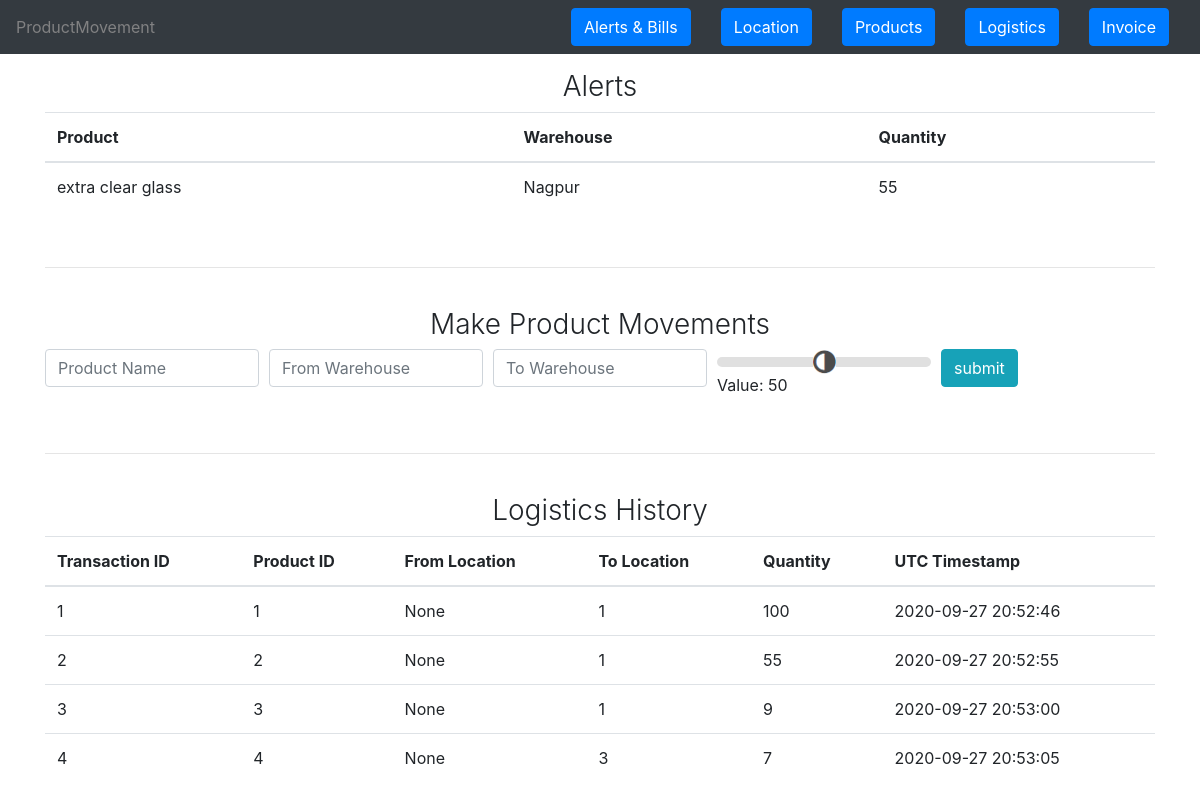
The app's page /movement with its own data.
### tables this page shows
CREATE TABLE products(prod_id INTEGER PRIMARY KEY AUTOINCREMENT,
                    prod_name TEXT UNIQUE NOT NULL,
                    prod_quantity INTEGER NOT NULL,
                    unallocated_quantity INTEGER);

CREATE TABLE location(loc_id INTEGER PRIMARY KEY AUTOINCREMENT,
                                 loc_name TEXT UNIQUE NOT NULL);

CREATE TABLE logistics(trans_id INTEGER PRIMARY KEY AUTOINCREMENT,
                                prod_id INTEGER NOT NULL,
                                from_loc_id INTEGER NULL,
                                to_loc_id INTEGER NULL,
                                prod_quantity INTEGER NOT NULL,
                                trans_time TIMESTAMP NOT NULL DEFAULT CURRENT_TIMESTAMP,
                                FOREIGN KEY(prod_id) REFERENCES products(prod_id),
                                FOREIGN KEY(from_loc_id) REFERENCES location(loc_id),
                                FOREIGN KEY(to_loc_id) REFERENCES location(loc_id));

### app.py (the view, shortened to what this page needs)
@app.route("/movement", methods=["POST", "GET"])
def movement():
    init_database()
    msg = None
    db = sqlite3.connect(DATABASE_NAME)
    cursor = db.cursor()
    cursor.execute("SELECT * FROM logistics")
    logistics_data = cursor.fetchall()
    cursor.execute("SELECT prod_id, prod_name, unallocated_quantity FROM products")
    products = cursor.fetchall()
    cursor.execute("SELECT loc_id, loc_name FROM location")
    locations = cursor.fetchall()
    log_summary = []
    for p_id in [x[0] for x in products]:
        cursor.execute("SELECT prod_name FROM products WHERE prod_id = ?", (p_id,))
        temp_prod_name = cursor.fetchone()
        for l_id in [x[0] for x in locations]:
            cursor.execute("SELECT loc_name FROM location WHERE loc_id = ?", (l_id,))
            temp_loc_name = cursor.fetchone()
            cursor.execute(
                """
            SELECT SUM(log.prod_quantity)
            FROM logistics log
            WHERE log.prod_id = ? AND log.to_loc_id = ?
            """,
                (p_id, l_id),
            )
            sum_to_loc = cursor.fetchone()
            cursor.execute(
                """
            SELECT SUM(log.prod_quantity)
            FROM logistics log
            WHERE log.prod_id = ? AND log.from_loc_id = ?
            """,
                (p_id, l_id),
            )
            sum_from_loc = cursor.fetchone()
            if sum_from_loc[0] is None:
                sum_from_loc = (0,)
            if sum_to_loc[0] is None:
                sum_to_loc = (0,)
            log_summary += [
                (temp_prod_name + temp_loc_name + (sum_to_loc[0] - sum_from_loc[0],))
            ]
    alloc_json = {}
    for row in log_summary:
        try:
            if row[1] in alloc_json[row[0]].keys():
                alloc_json[row[0]][row[1]] += row[2]
            else:
                alloc_json[row[0]][row[1]] = row[2]
        except (KeyError, TypeError):
            alloc_json[row[0]] = {}
            alloc_json[row[0]][row[1]] = row[2]
    alloc_json = json.dumps(alloc_json)
    return render(
        "movement.html",
        title="ProductMovement",
        link=link,
        trans_message=msg,
        products=products,
        locations=locations,
        allocated=alloc_json,
        logs=logistics_data,
        database=log_summary,
    )

### templates/movement.html (shortened to what this page needs)
{% extends 'base-template.html' %}
{% block content %}
    <div class="container">
        <h3 align="center" class="font-weight-light">Alerts</h3>
        {% if database == None or database|length == 0 %}
            <h3 align="center" class="font-weight-light">Summary not available yet</h3>
        {% else %}
            <table class="table" id="summary">
                <thead>
                <tr>
                    <th scope="col">Product</th>
                    <th scope="col">Warehouse</th>
                    <th scope="col">Quantity</th>
                </tr>
                </thead>
                <tbody>
                    {% for data in database %}
                        {% if data[2] != 0 %}
                        <tr>
                            <td>{{ data[0] }}</td>
                            <td>{{ data[1] }}</td>
                            <td>{{ data[2] }}</td>
                        </tr>
                        {% endif %}
                    {% endfor %}
                </tbody>
            </table>
        {% endif %}
        <br><hr><br>
        <h3 align="center" class="font-weight-light">Make Product Movements</h3>
        <form action = "{{ url_for('movement') }}" method = "POST">
            <div class="form-row" title="Add logs">
                <div class="col">
                    <input name= "prod_name" id="prod_name" list="products" placeholder="Product Name" class="form-control" autocomplete="off" required autofocus>
                </div>
                <div class="col">
                    <input name="from_loc" id="from_loc" list="locations_to_from" placeholder="From Warehouse" class="form-control" autocomplete="off">
                </div>
                <div class="col">
                    <input name="to_loc" id="to_loc" list="locations_to_from" placeholder="To Warehouse" class="form-control" autocomplete="off">
                </div>
                <div class="col slide-container">
                    <input name="quantity" type="range" min="0" value="" class="slider" id="slider_range" required title="Product Range">
                    <p>Value: <span id="show_selected"></span>&nbsp;&nbsp;&nbsp;</p>
                </div>
                <div class="col">
                    <input type= "submit" id="submit" class="btn btn-info btn-group-toggle" value= "submit" /><br>
                </div>
            </div>
        </form>
        <br><hr><br>
        <h3 align="center" class="font-weight-light">Logistics History</h3>
        {% if logs == None or logs|length == 0 %}
            <h3 align="center" class="font-weight-light">Data not available yet</h3>
        {% else %}
            <table class="table">
                <thead>
                    <tr>
                        <th scope="col">Transaction ID</th>
                        <th scope="col">Product ID</th>
                        <th scope="col">From Location</th>
                        <th scope="col">To Location</th>
                        <th scope="col">Quantity</th>
                        <th scope="col">UTC Timestamp</th>
                    </tr>
                </thead>
                <tbody>
                    {% for log in logs %}
                        <tr>
                            <td>{{ log[0] }}</td>
                            <td>{{ log[1] }}</td>
                            <td>{{ log[2] }}</td>
                            <td>{{ log[3] }}</td>
                            <td>{{ log[4] }}</td>
                            <td>{{ log[5] }}</td>
                        </tr>
                    {% endfor %}
                </tbody>
            </table>
        {% endif %}
    </div>
{% endblock %}

### templates/base-template.html (shortened to what this page needs)
<!doctype html>
<html>
    <head>
        <link rel="stylesheet" href="{{ url_for('static', filename='bootstrap.min.css') }}">
        <link rel="stylesheet" href="{{ url_for('static', filename='modal.css') }}">
    </head>
    <body>
        <nav class="navbar navbar-expand-lg navbar-dark bg-dark" style="position: fixed;width: 100%;z-index: 2;">
            <div class="collapse navbar-collapse" id="navbarSupportedContent">
                <ul class="navbar-nav mr-auto bg-dark alert-light">{{ title }}</ul>
                <div class="col-auto">
                  <button type="button" class="btn btn-primary" onclick="location.reload();location.href='{{ link.index }}'">Alerts & Bills</button>
                </div>
                <div class="col-auto">
                  <button type="button" class="btn btn-primary" onclick="location.reload();location.href='{{ link.location }}'">Location</button>
                </div>
                <div class="col-auto">
                  <button type="button" class="btn btn-primary" onclick="location.reload();location.href='{{ link.product }}'">Products</button>
                </div>
                <div class="col-auto">
                  <button type="button" class="btn btn-primary" onclick="location.reload();location.href='{{ link.movement }}'">Logistics</button>
                </div>
<div class="col-auto">
			<button type="button" class="btn btn-primary" onclick="location.reload();location.href='{{ link.bills}}'">Invoice</button>
                </div>
            </div>
	    </nav>
        {% block content %}
        {% endblock %}
    </body>
</html>

### templates/base-template.html (style rules this page uses)
.container { padding-top: 70px; }

### records on screen
products: prod_name "extra clear glass"
location: loc_name "Nagpur"
logistics: trans_id "1", prod "1", log "None", to_loc "1", prod_quantity "100", trans_time "2020-09-27 20:52:46"
logistics: trans_id "2", prod "2", log "None", to_loc "1", prod_quantity "55", trans_time "2020-09-27 20:52:55"
logistics: trans_id "3", prod "3", log "None", to_loc "1", prod_quantity "9", trans_time "2020-09-27 20:53:00"
logistics: trans_id "4", prod "4", log "None", to_loc "3", prod_quantity "7", trans_time "2020-09-27 20:53:05"

### other values on screen
{{ title }} "ProductMovement"
{{ data[2] }} "55"
